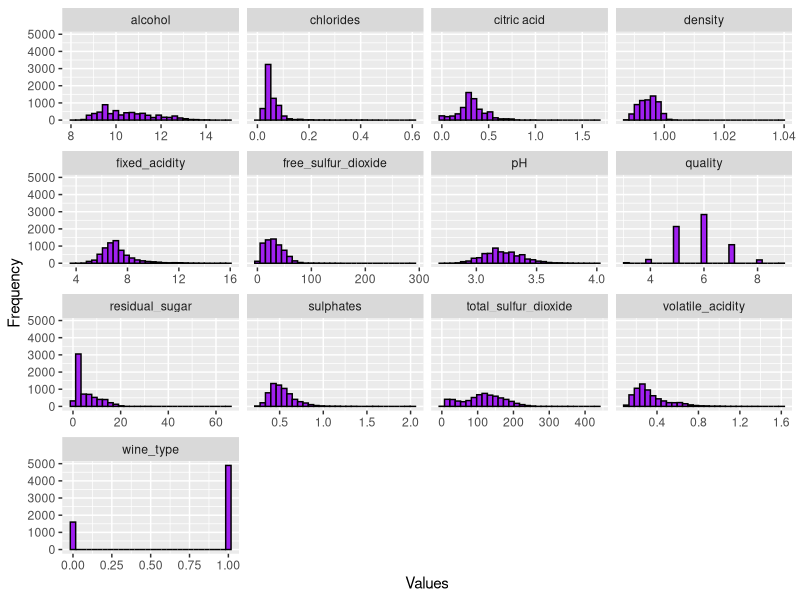
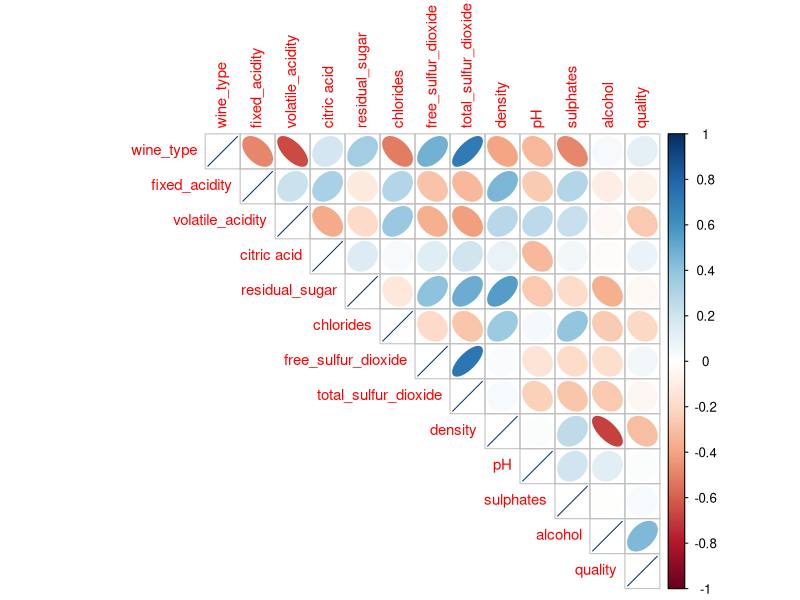
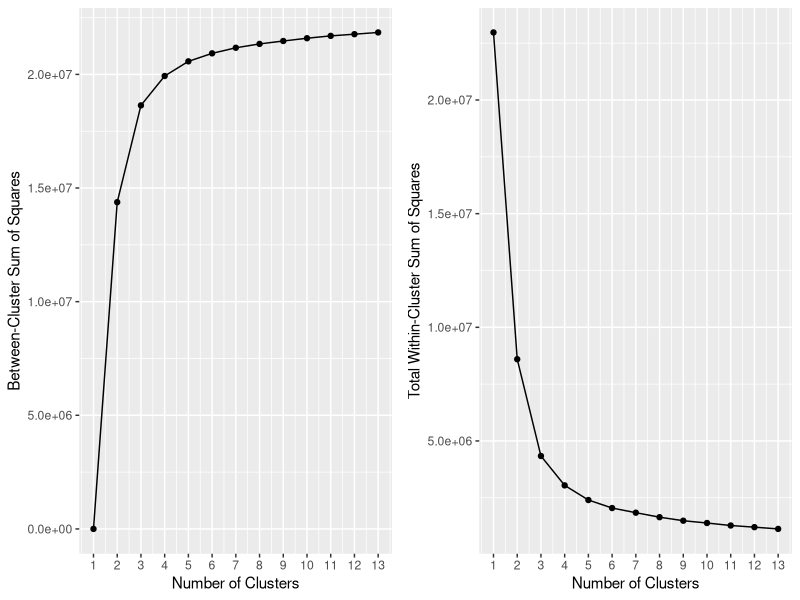
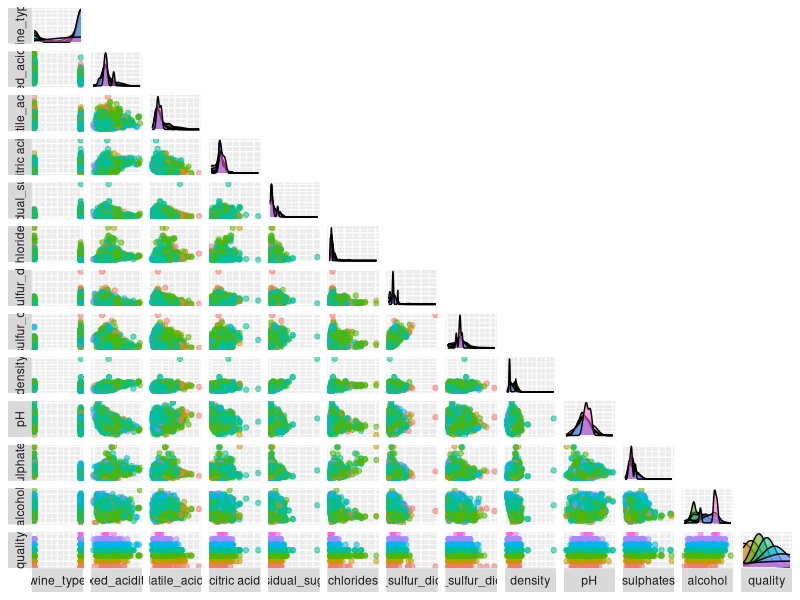

The R script that drew these images, in order:
# k-means is an unsupervised machine learning algorithm 
# used to find groups of observations (clusters) 
# that share similar characteristics.

# Load libraries

library(tidyverse)
library(dplyr)
library(tidyr)
library(readr)
library(tibble)
library(corrplot)
library(gridExtra)
library(GGally)
library(stats)

# Set the working directory
getwd()
path.expand("~/kmeans_analysis")
setwd()


# Read the stats
wines <- read.csv("input/combined_wine_binary.csv", header = TRUE)

# View header
head(wines, n=10) 

# Rename the columns
names(wines) <- c("wine_type", "fixed_acidity", "volatile_acidity", "citric acid", "residual_sugar", "chlorides", "free_sulfur_dioxide", "total_sulfur_dioxide", "density", "pH", "sulphates", "alcohol", "quality")

## DATA VISUALIZATION AND DATA EXPLORATION

# Determine the structure of data set
str(wines)

# Examine the statistical distribution
summary(wines)

# Normalize the data so we get a standard deviation of 1
# and a mean of 0 
scaled_wines <- scale(wines)

# See what man hath wrot 
colMeans(scaled_wines)  
apply(scaled_wines, 2, sd)
head(scaled_wines, n=10)

# Create a histogram for each attribute 
wines %>%
  gather(Attributes, value, 1:13) %>%
  ggplot(aes(x=value)) +
  geom_histogram(fill="purple", colour="black") +
  facet_wrap(~Attributes, scales="free_x") +
  labs(x="Values", y="Frequency") 

# Somewhere, mistakes were made
# scaled_wines is not a dataframe somehow
# scaled_wines %>%
#  gather(Attributes, value, 1:13) %>%
#  ggplot(aes(x=value)) +
#  geom_histogram(fill="purple", colour="black") +
#  facet_wrap(~Attributes, scales="free_x") +
#  labs(x="Values", y="Frequency") 

# Create a correlation matrix for each attribute
corrplot(cor(wines), type="upper", method="ellipse", tl.cex=0.9)

## K-Means Execution

# Execution of k-means with k=13
set.seed(1002476) #Set the seed for reproducibility

# Create 10 clusters
wines_k13_centers <-kmeans(wines, centers=13) 
wines_k13_centers$centers # Display cluster centers
table(wines_k13_centers$cluster) # Give a count of data points in each cluster

# Remove columns 1 and 13
wines_k13 <-kmeans(wines[,-c(1,13)], centers=13) 
wines_k13$centers # Display cluster centers
table(wines_k13$cluster) # Give a count of data points in each cluster
table(wines_k13_centers$cluster)

# Run the algorithm for different values of k 
bss <- numeric()
wss <- numeric()

set.seed(1002476)
for(i in 1:13){
  
  # For each k, calculate betweenss and tot.withinss
  bss[i] <- kmeans(wines, centers=i)$betweenss
  wss[i] <- kmeans(wines, centers=i)$tot.withinss
}

# To study which value of k gives us the best partition
# Between-Cluster Sum of Squares vs Choice of k
p3 <- qplot(1:13, bss, geom=c("point", "line"), 
            xlab="Number of Clusters", ylab="Between-Cluster Sum of Squares") +
  scale_x_continuous(breaks=seq(0, 13, 1))

# Total within-cluster sum of squares vs Choice of k
p4 <- qplot(1:13, wss, geom=c("point", "line"),
            xlab="Number of Clusters", ylab="Total Within-Cluster Sum of Squares") +
  scale_x_continuous(breaks=seq(0, 13, 1))

# Subplot
grid.arrange(p3, p4, ncol=2)

# Determine the optimal k-value based on graph
# Choose number of clusters where adding 
# another cluster doesn’t partition data better
# Choose k-value of 5

## RESULTS

# Execution of k-means with k=5
set.seed(1002476)
wines_k5 <- kmeans(wines, centers=5)

# Mean values of each cluster
aggregate(wines, by=list(wines_k5$cluster), mean)

# Clustering 
ggpairs(cbind(wines, Cluster=as.factor(wines$quality)),
        columns=1:13, aes(colour=Cluster, alpha=0.5),
        lower=list(continuous="points"),
        upper=list(continuous="blank"),
        axisLabels="none", switch="both")

